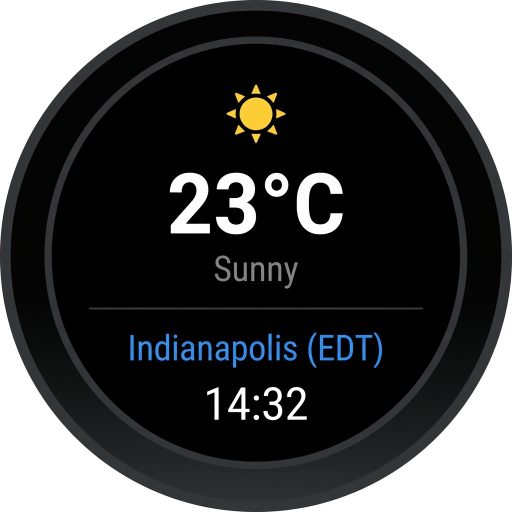
#> input picture watch-nav/weather-screen.png, 1024 x 1024 px, found by its file name (shown at 1/2 size)
$ python process_watch.py
#> lines starting #> are read from the running program, lines starting #| are printed output that depends on the picture
from PIL import Image, ImageDraw, ImageFont
import os

images_dir = "public/images/wave-watch"
files = {
    "weather-screen.png": {"text": "Weather • 1 Finger", "fingers": [1, 0, 0, 0]},
    "heartrate-screen.png": {"text": "Heart Rate • 2 Fingers", "fingers": [1, 1, 0, 0]},
    "music-screen.png": {"text": "Music • 3 Fingers", "fingers": [1, 1, 1, 0]},
    "notifications-screen.png": {"text": "Notifications • 4 Fingers", "fingers": [1, 1, 1, 1]},
    "call-screen.png": {"text": "Incoming Call • Thumb Gestures", "fingers": "thumb"}
}

width = 1024
height = int(1024 * (0.34 / 0.28)) # 1243
bottom_h = height - 1024 # 219

try:
    font = ImageFont.truetype("segoeui.ttf", 28)
    font_bold = ImageFont.truetype("segoeuib.ttf", 36)
except:
    try:
        font = ImageFont.truetype("arial.ttf", 28)
        font_bold = ImageFont.truetype("arialbd.ttf", 36)
    except:
        font = ImageFont.load_default()
        font_bold = font

for filename, data in files.items():
    filepath = os.path.join(images_dir, filename)
    if not os.path.exists(filepath):
        print(f"Skipping {filename}")
        continue

    img = Image.open(filepath).convert("RGBA")

    out = Image.new("RGBA", (width, height), (5, 5, 5, 255))

    mask = Image.new("L", (1024, 1024), 0)
#> mask: PIL image 1024x1024 L; every value is 0
    draw_mask = ImageDraw.Draw(mask)
    draw_mask.ellipse((2, 2, 1021, 1021), fill=255)

    out.paste(img, (0, 0), mask)
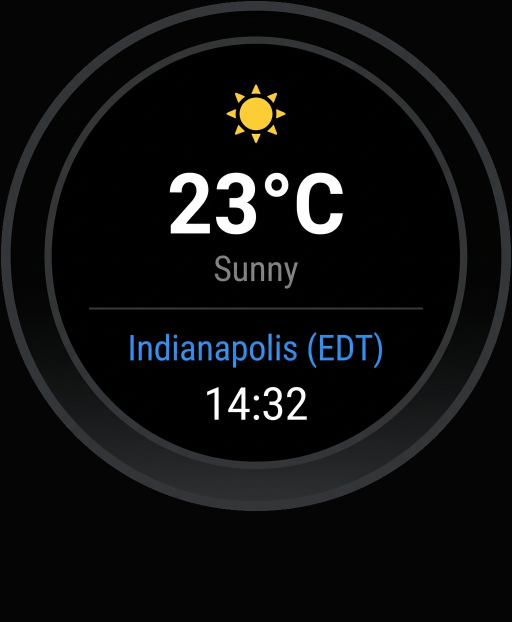
#> out: PIL image 1024x1243 RGBA (shown at 1/2 size); mean R, G, B, A 14, 14.6, 14.9, 255

    draw = ImageDraw.Draw(out)

    text = data["text"]
    text_bbox = draw.textbbox((0, 0), text, font=font_bold)
#> text_bbox = (0, 7, 341, 41)
    text_w = text_bbox[2] - text_bbox[0]
#> text_w = 341
    draw.text(((width - text_w) / 2, 1024 + 40), text, font=font_bold, fill=(220, 220, 220, 255))

    center_y = 1024 + 130
    center_x = width // 2

    if data["fingers"] != "thumb":
        fw = 18
        fh_up = 65
        fh_down = 25
        spacing = 35
        start_x = center_x - (spacing * 1.5)

        # thumb tucked
        thumb_x = start_x - spacing - 15
        draw.rounded_rectangle((thumb_x - fw/2, center_y + fh_up/2 - fh_down, thumb_x + fw/2, center_y + fh_up/2), radius=fw/2, fill=(60, 60, 60, 255))

        for i, f in enumerate(data["fingers"]):
            x = start_x + i * spacing
            if f == 1:
                draw.rounded_rectangle((x - fw/2, center_y - fh_up/2, x + fw/2, center_y + fh_up/2), radius=fw/2, fill=(51, 153, 255, 255))
            else:
                draw.rounded_rectangle((x - fw/2, center_y + fh_up/2 - fh_down, x + fw/2, center_y + fh_up/2), radius=fw/2, fill=(60, 60, 60, 255))
    else:
        fw = 18
        fh_up = 65
        fh_down = 25
        spacing = 35

        # Accept
        lx = center_x - 180
        for i in range(4):
            x = lx + i * spacing
            draw.rounded_rectangle((x - fw/2, center_y + fh_up/2 - fh_down, x + fw/2, center_y + fh_up/2), radius=fw/2, fill=(60, 60, 60, 255))
        thumb_x = lx - spacing
        draw.rounded_rectangle((thumb_x - fw/2, center_y - fh_up/2, thumb_x + fw/2, center_y + fh_up/2 - 10), radius=fw/2, fill=(34, 204, 102, 255))

        t1 = "Accept"
        t1_bbox = draw.textbbox((0, 0), t1, font=font)
        draw.text((lx + spacing*1.5 - (t1_bbox[2]-t1_bbox[0])/2, center_y - 20), t1, font=font, fill=(34, 204, 102, 255))

        # Reject
        rx = center_x + 60
        for i in range(4):
            x = rx + i * spacing
            draw.rounded_rectangle((x - fw/2, center_y - fh_up/2, x + fw/2, center_y - fh_up/2 + fh_down), radius=fw/2, fill=(60, 60, 60, 255))
        thumb_x = rx - spacing
        draw.rounded_rectangle((thumb_x - fw/2, center_y - fh_up/2 + 10, thumb_x + fw/2, center_y + fh_up/2), radius=fw/2, fill=(204, 34, 34, 255))

        t2 = "Reject"
        t2_bbox = draw.textbbox((0, 0), t2, font=font)
        draw.text((rx + spacing*1.5 - (t2_bbox[2]-t2_bbox[0])/2, center_y - 20), t2, font=font, fill=(204, 34, 34, 255))

    out.save(filepath)
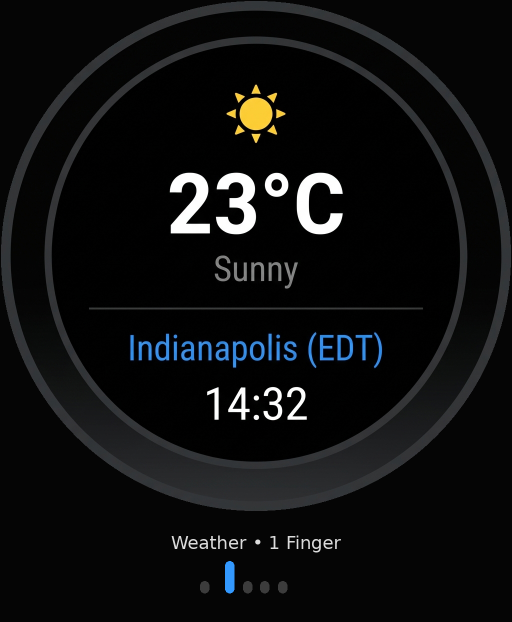
#> saved as weather-screen.png: PIL image 1024x1243 RGBA (shown at 1/2 size); mean R, G, B, A 14.5, 15.2, 15.6, 255
    print(f"Processed {filename}")
#> pass 2 of the loop `for filename, data in files.items():`:
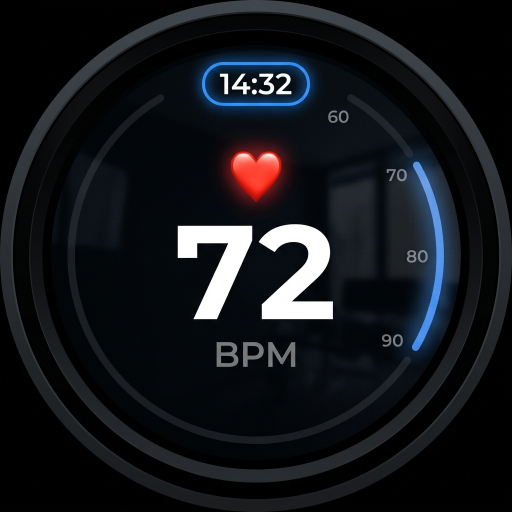
#> input picture watch-nav/heartrate-screen.png, 1024 x 1024 px, found by its file name (shown at 1/2 size)
#> `out.paste(img, (0, 0), mask)`:
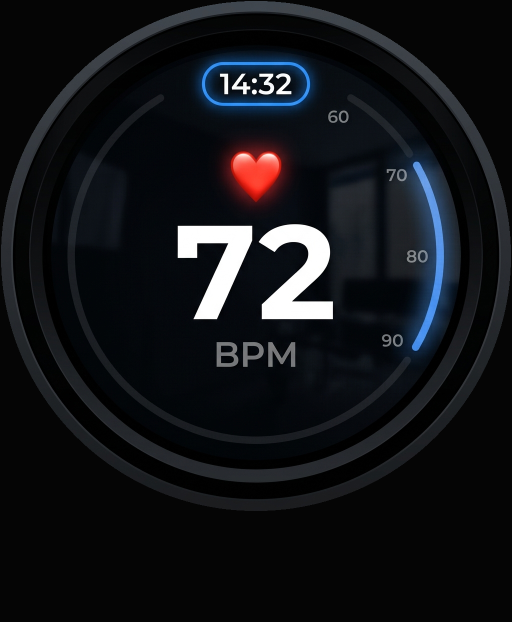
#> out: PIL image 1024x1243 RGBA (shown at 1/2 size); mean R, G, B, A 18.4, 20.1, 23.6, 255
#> text_bbox = (0, 7, 402, 41)
#> text_w = 402
#> `out.save(filepath)`:
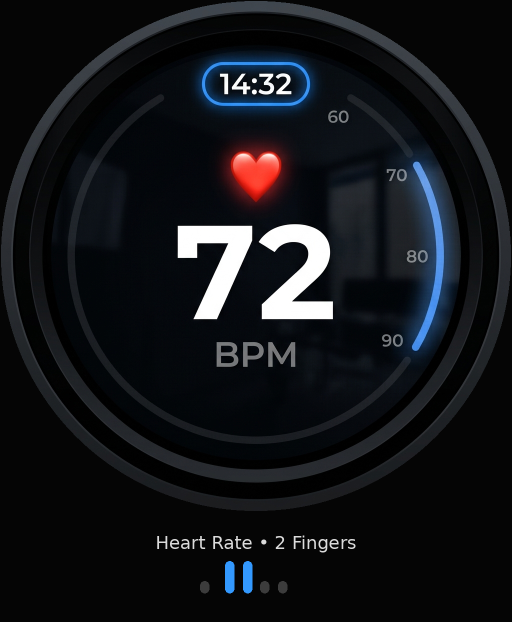
#> saved as heartrate-screen.png: PIL image 1024x1243 RGBA (shown at 1/2 size); mean R, G, B, A 19, 20.9, 24.6, 255
#> pass 3 of the loop `for filename, data in files.items():`:
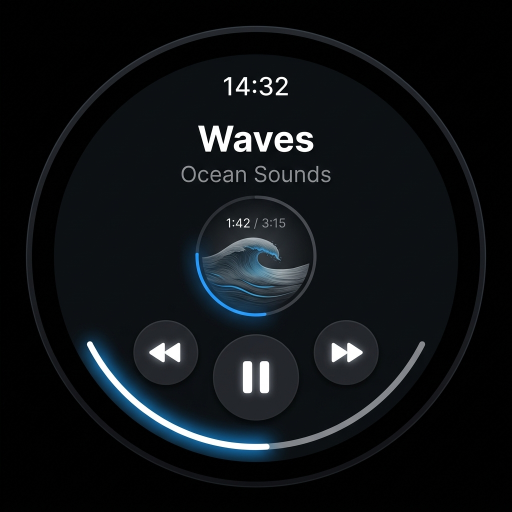
#> input picture watch-nav/music-screen.png, 1024 x 1024 px, found by its file name (shown at 1/2 size)
#> `out.paste(img, (0, 0), mask)`:
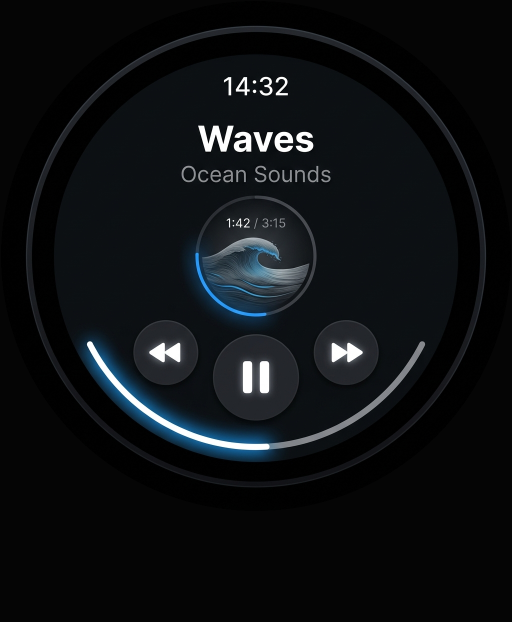
#> out: PIL image 1024x1243 RGBA (shown at 1/2 size); mean R, G, B, A 14, 16.8, 19.2, 255
#> text_bbox = (0, 7, 310, 41)
#> text_w = 310
#> `out.save(filepath)`:
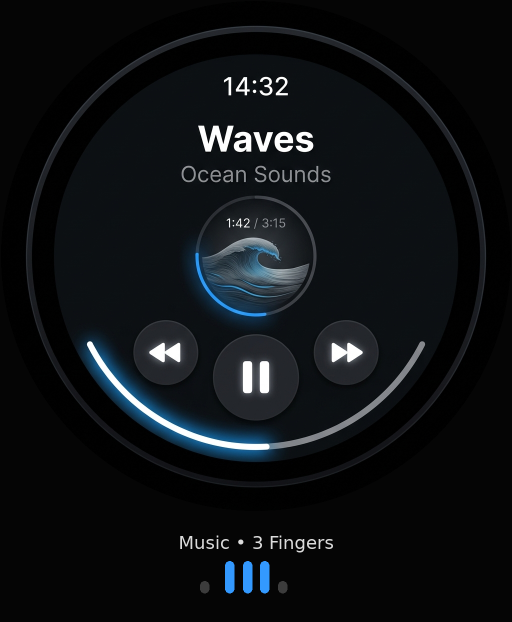
#> saved as music-screen.png: PIL image 1024x1243 RGBA (shown at 1/2 size); mean R, G, B, A 14.5, 17.6, 20.3, 255
#> the loop made 5 passes; the first 3 are shown
